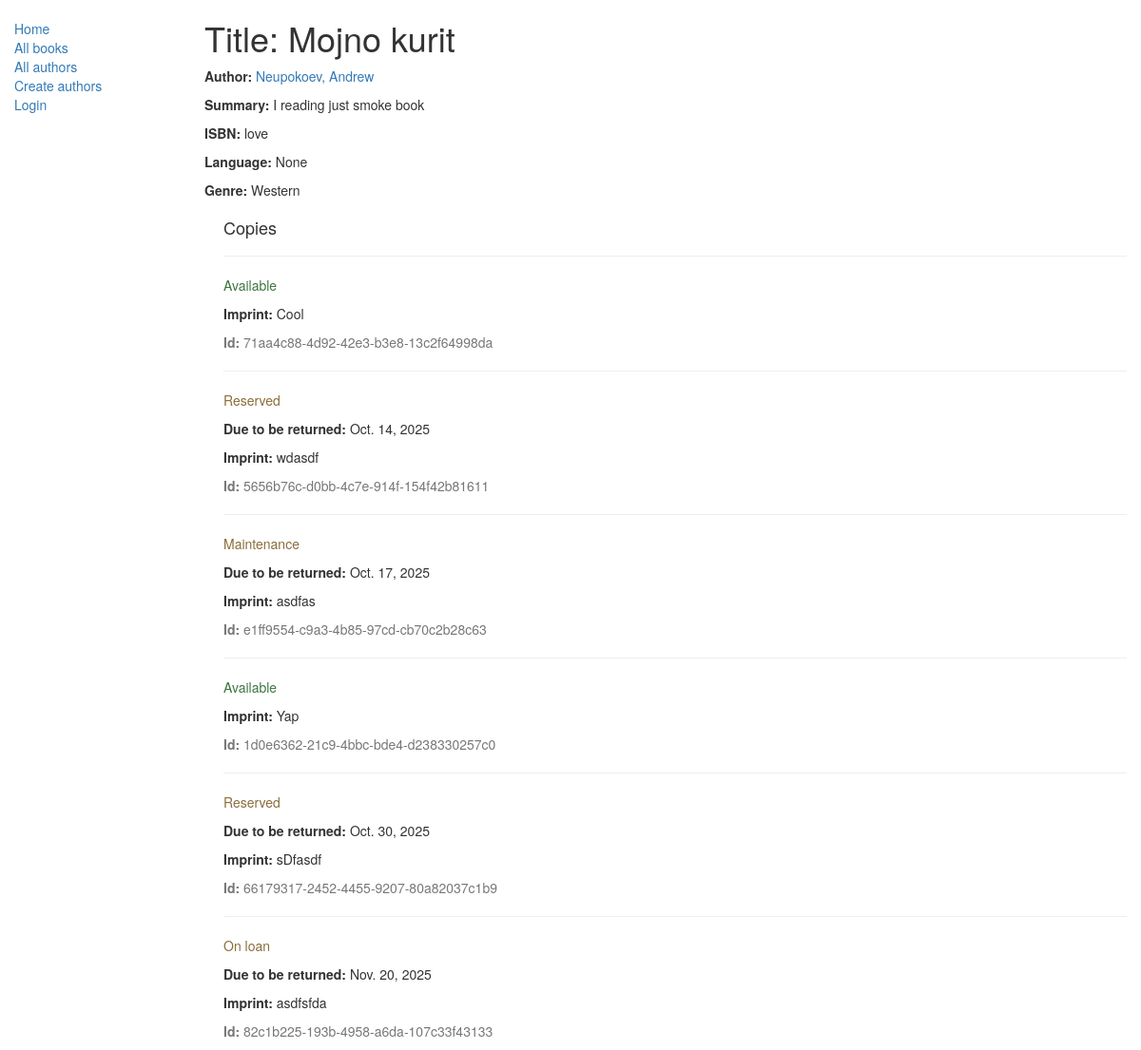
/catalog/book/1, run on the app's committed database.
### catalog/models.py (models this page shows, shortened)
class Book(models.Model):
    title = models.CharField(max_length=200)
    author = models.ForeignKey('Author', on_delete=models.SET_NULL, null=True)
    summary = models.TextField(max_length=1000, help_text='Enter a brief description of the book')
    isbn = models.CharField('ISBN', max_length=13,
                            help_text='13 Character <a href="https://www.isbn-international.org/content/what-isbn">ISBN number</a>')
    genre = models.ManyToManyField('Genre', help_text='Select a genre for this book')
    language = models.ForeignKey('Language', on_delete=models.SET_NULL, null=True)

class Author(models.Model):
    first_name = models.CharField(max_length=100)
    last_name = models.CharField(max_length=100)
    date_of_birth = models.DateField(null=True, blank=True)
    date_of_death = models.DateField('Died', null=True, blank=True)
    def __str__(self):
        return '%s, %s' % (self.last_name, self.first_name)

class Genre(models.Model):
    name = models.CharField(max_length=200, help_text="Enter a book genre (e.g. Science Fiction, French Poetry etc.)")
    def __str__(self):
        return self.name

class BookInstance(models.Model):
    objects = None
    borrower = models.ForeignKey(User, on_delete=models.SET_NULL, null=True, blank=True)
    class Meta:
        permissions = (("can_mark_returned", "Set book as returned"),)
    """
    Model representing a specific copy of a book (i.e. that can be borrowed from the library).
    """
    id = models.UUIDField(primary_key=True, default=uuid.uuid4, help_text="Unique ID for this particular book across whole library")
    book = models.ForeignKey('Book', on_delete=models.SET_NULL, null=True)
    imprint = models.CharField(max_length=200)
    due_back = models.DateField(null=True, blank=True)
    LOAN_STATUS = (
        ('m', 'Maintenance'),
        ('o', 'On loan'),
        ('a', 'Available'),
        ('r', 'Reserved'),
    )
    status = models.CharField(max_length=1, choices=LOAN_STATUS, blank=True, default='m', help_text='Book availability')
    class Meta:
        ordering = ["due_back"]

### catalog/views.py (the view)
# urls.py: path('book/<int:pk>', views.BookDetailView.as_view(), name='book-detail'),
class BookDetailView(generic.DetailView):
    model = Book

### catalog/templates/catalog/book_detail.html
{% extends "base_generic.html" %}
{% block content %}
  <h1>Title: {{ book.title }}</h1>
  <p><strong>Author:</strong> <a href="{% url 'author-detail' book.author.pk %}">{{ book.author }}</a></p>
  <p><strong>Summary:</strong> {{ book.summary }}</p>
  <p><strong>ISBN:</strong> {{ book.isbn }}</p>
  <p><strong>Language:</strong> {{ book.language }}</p>
  <p><strong>Genre:</strong> {% for genre in book.genre.all %} {{ genre }}{% if not forloop.last %}, {% endif %}{% endfor %}</p>
  <div style="margin-left:20px;margin-top:20px">
    <h4>Copies</h4>
    {% for copy in book.bookinstance_set.all %}
    <hr>
    <p class="{% if copy.status == 'a' %}text-success{% elif copy.status == 'd' %}text-danger{% else %}text-warning{% endif %}">{{ copy.get_status_display }}</p>
    {% if copy.status != 'a' %}<p><strong>Due to be returned:</strong> {{copy.due_back}}</p>{% endif %}
    <p><strong>Imprint:</strong> {{copy.imprint}}</p>
    <p class="text-muted"><strong>Id:</strong> {{copy.id}}</p>
    {% endfor %}
  </div>
{% endblock %}

### data on the page
Book: title "Mojno kurit", author "Neupokoev, Andrew", summary "I reading just smoke book", isbn "love", language "None"
Genre: name "Western"
BookInstance: status "Available", imprint "Cool", id "71aa4c88-4d92-42e3-b3e8-13c2f64998da"
BookInstance: status "Reserved", due_back "Oct. 14, 2025", imprint "wdasdf", id "5656b76c-d0bb-4c7e-914f-154f42b81611"
BookInstance: status "Maintenance", due_back "Oct. 17, 2025", imprint "asdfas", id "e1ff9554-c9a3-4b85-97cd-cb70c2b28c63"
BookInstance: status "Available", imprint "Yap", id "1d0e6362-21c9-4bbc-bde4-d238330257c0"
BookInstance: status "Reserved", due_back "Oct. 30, 2025", imprint "sDfasdf", id "66179317-2452-4455-9207-80a82037c1b9"
BookInstance: status "On loan", due_back "Nov. 20, 2025", imprint "asdfsfda", id "82c1b225-193b-4958-a6da-107c33f43133"
